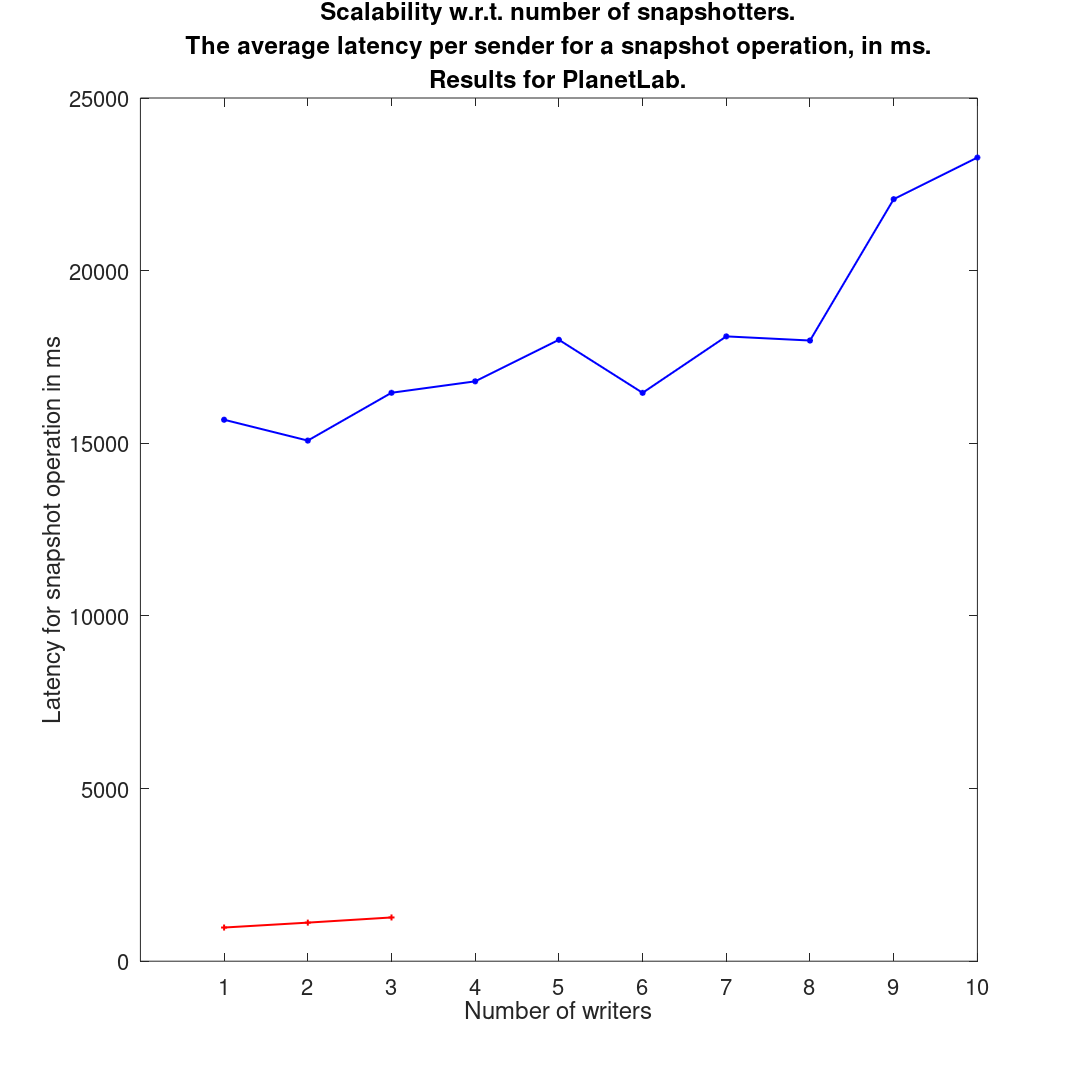

MATLAB code to generate this figure:
clf
set(0,'DefaultFigureVisible','off')
figure('DefaultAxesFontSize',22);
x = [;1;2;3;4;5;6;7;8;9;10];
y = [;15682;15078;16463;16794;17997;16461;18096;17976;22070;23276];
plot(x,y,'b-*' , 'linewidth', 2);
hold on
x2 = [;1;2;3];
y2 = [;975;1117;1267];
plot(x2,y2,'r-+', 'linewidth', 2);
title({'Scalability w.r.t. number of snapshotters.', 'The average latency per sender for a snapshot operation, in ms.', 'Results for PlanetLab.'})
xlabel('Number of writers')
xticks([1, 2, 3, 4, 5, 6, 7, 8, 9, 10])
ylabel('Latency for snapshot operation in ms')
set(gcf, 'PaperPosition', [0.0 0.0 15 15]);
set(gcf, 'PaperSize', [15 15]);
saveas(gcf, 'scd_exp7_combined_lat.pdf')
